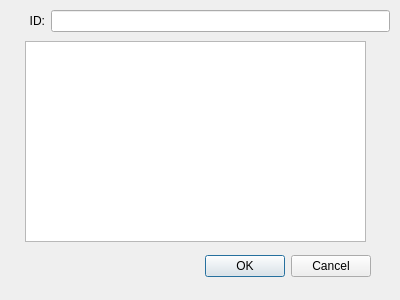
<?xml version="1.0" encoding="UTF-8"?>
<ui version="4.0">
 <class>DialogProvinceDetail</class>
 <widget class="QDialog" name="DialogProvinceDetail">
  <property name="geometry">
   <rect>
    <x>0</x>
    <y>0</y>
    <width>400</width>
    <height>300</height>
   </rect>
  </property>
  <property name="windowTitle">
   <string>DialogProvinceDetail</string>
  </property>
  <widget class="QWidget" name="layoutWidget">
   <property name="geometry">
    <rect>
     <x>20</x>
     <y>250</y>
     <width>351</width>
     <height>33</height>
    </rect>
   </property>
   <layout class="QHBoxLayout">
    <property name="spacing">
     <number>6</number>
    </property>
    <property name="leftMargin">
     <number>0</number>
    </property>
    <property name="topMargin">
     <number>0</number>
    </property>
    <property name="rightMargin">
     <number>0</number>
    </property>
    <property name="bottomMargin">
     <number>0</number>
    </property>
    <item>
     <spacer>
      <property name="orientation">
       <enum>Qt::Horizontal</enum>
      </property>
      <property name="sizeHint" stdset="0">
       <size>
        <width>131</width>
        <height>31</height>
       </size>
      </property>
     </spacer>
    </item>
    <item>
     <widget class="QPushButton" name="okButton">
      <property name="text">
       <string>OK</string>
      </property>
     </widget>
    </item>
    <item>
     <widget class="QPushButton" name="cancelButton">
      <property name="text">
       <string>Cancel</string>
      </property>
     </widget>
    </item>
   </layout>
  </widget>
  <widget class="QTableWidget" name="listWidget">
   <property name="geometry">
    <rect>
     <x>25</x>
     <y>41</y>
     <width>341</width>
     <height>201</height>
    </rect>
   </property>
  </widget>
  <widget class="QWidget" name="horizontalLayoutWidget">
   <property name="geometry">
    <rect>
     <x>29</x>
     <y>10</y>
     <width>361</width>
     <height>22</height>
    </rect>
   </property>
   <layout class="QHBoxLayout" name="horizontalLayout">
    <item>
     <widget class="QLabel" name="label">
      <property name="text">
       <string>ID:</string>
      </property>
      <property name="alignment">
       <set>Qt::AlignRight|Qt::AlignTrailing|Qt::AlignVCenter</set>
      </property>
     </widget>
    </item>
    <item>
     <widget class="QLineEdit" name="lineEdit"/>
    </item>
   </layout>
  </widget>
 </widget>
 <resources/>
 <connections>
  <connection>
   <sender>okButton</sender>
   <signal>clicked()</signal>
   <receiver>DialogProvinceDetail</receiver>
   <slot>accept()</slot>
   <hints>
    <hint type="sourcelabel">
     <x>278</x>
     <y>253</y>
    </hint>
    <hint type="destinationlabel">
     <x>96</x>
     <y>254</y>
    </hint>
   </hints>
  </connection>
  <connection>
   <sender>cancelButton</sender>
   <signal>clicked()</signal>
   <receiver>DialogProvinceDetail</receiver>
   <slot>reject()</slot>
   <hints>
    <hint type="sourcelabel">
     <x>369</x>
     <y>253</y>
    </hint>
    <hint type="destinationlabel">
     <x>179</x>
     <y>282</y>
    </hint>
   </hints>
  </connection>
 </connections>
</ui>
